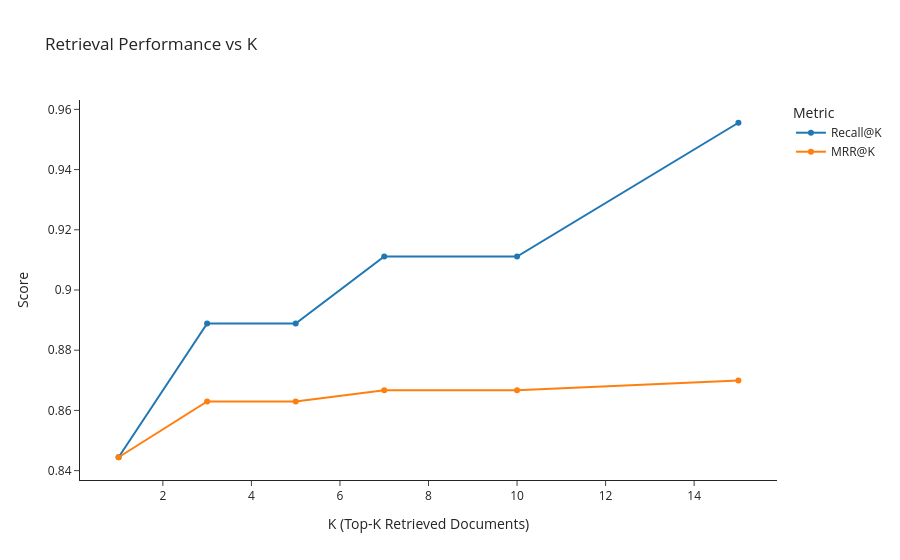

The notebook cell this image was saved under:
### Code cell
import plotly.graph_objects as go

k_values = [1, 3, 5, 7, 10, 15]

# ---------------------------------------------------
# Recall
# ---------------------------------------------------
recall_cols = [
    "recall_1",
    "recall_3",
    "recall_5",
    "recall_7",
    "recall_10",
    "recall_15"
]

recall_scores = data[recall_cols].mean().values

# ---------------------------------------------------
# MRR
# ---------------------------------------------------
mrr_cols = [
    "mrr_1",
    "mrr_3",
    "mrr_5",
    "mrr_7",
    "mrr_10",
    "mrr_15"
]

mrr_scores = data[mrr_cols].mean().values

# ---------------------------------------------------
# Figure
# ---------------------------------------------------
fig = go.Figure()

# Recall curve
fig.add_trace(
    go.Scatter(
        x=k_values,
        y=recall_scores,
        mode="lines+markers",
        name="Recall@K"
    )
)

# MRR curve
fig.add_trace(
    go.Scatter(
        x=k_values,
        y=mrr_scores,
        mode="lines+markers",
        name="MRR@K"
    )
)

# ---------------------------------------------------
# Layout
# ---------------------------------------------------
fig.update_layout(
    title="Retrieval Performance vs K",
    xaxis_title="K (Top-K Retrieved Documents)",
    yaxis_title="Score",
    template="simple_white",
    legend_title="Metric",
)

fig.update_yaxes()

fig.show()

### Figure 1 — Plotly figure (JSON) as saved in the notebook; plotly's stock layout.template omitted (floating-point values rounded to 4 significant figures)
{"data": [{"mode": "lines+markers", "name": "Recall@K", "type": "scatter", "x": [1, 3, 5, 7, 10, 15], "y": [0.8444, 0.8889, 0.8889, 0.9111, 0.9111, 0.9556]}, {"mode": "lines+markers", "name": "MRR@K", "type": "scatter", "x": [1, 3, 5, 7, 10, 15], "y": [0.8444, 0.863, 0.863, 0.8667, 0.8667, 0.87]}], "layout": {"legend": {"title": {"text": "Metric"}}, "title": {"text": "Retrieval Performance vs K"}, "xaxis": {"title": {"text": "K (Top-K Retrieved Documents)"}}, "yaxis": {"title": {"text": "Score"}}}}
